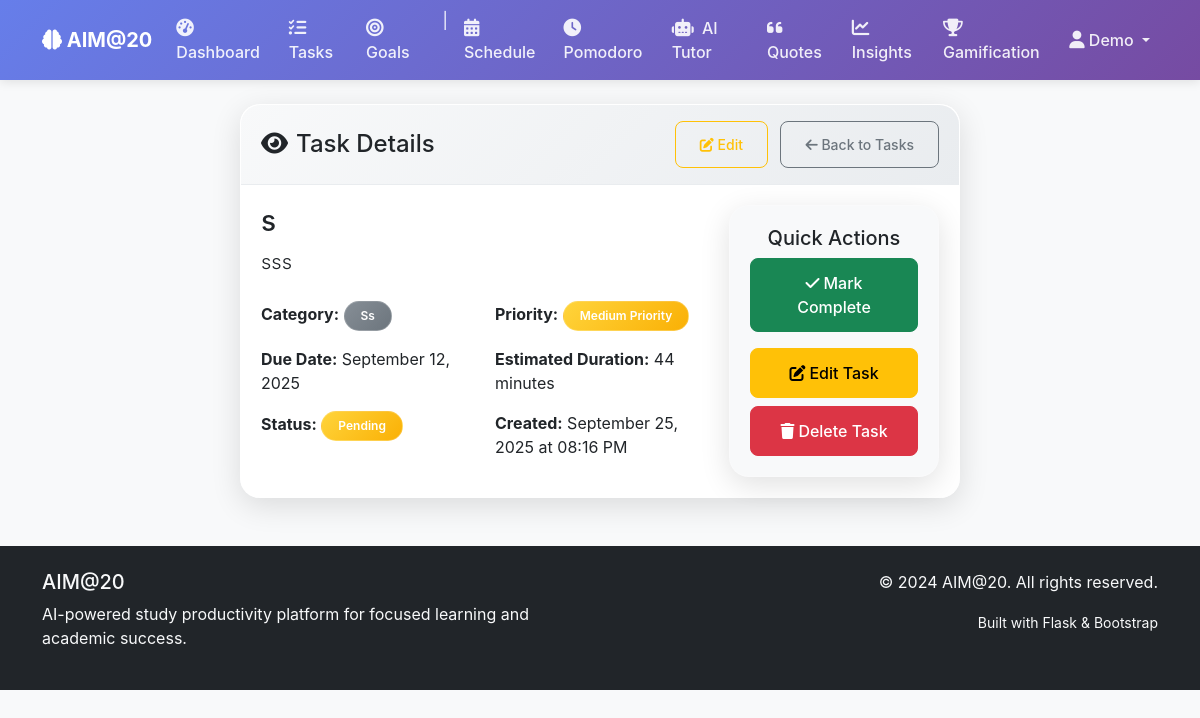
The app's page /tasks/1 (signed in) with its own data.
### app/models.py (models this page shows, shortened)
class User(UserMixin, db.Model):
    id = db.Column(db.Integer, primary_key=True)
    username = db.Column(db.String(80), unique=True, nullable=False)
    email = db.Column(db.String(120), unique=True, nullable=False)
    password_hash = db.Column(db.String(128), nullable=False)
    is_admin = db.Column(db.Boolean, default=False)
    created_at = db.Column(db.DateTime, default=datetime.utcnow)
    last_login = db.Column(db.DateTime)
    tasks = db.relationship('Task', backref='user', lazy=True, cascade='all, delete-orphan')
    goals = db.relationship('Goal', backref='user', lazy=True, cascade='all, delete-orphan')
    schedules = db.relationship('Schedule', backref='user', lazy=True, cascade='all, delete-orphan')
    pomodoro_sessions = db.relationship('PomodoroSession', backref='user', lazy=True, cascade='all, delete-orphan')
    achievements = db.relationship('Achievement', backref='user', lazy=True, cascade='all, delete-orphan')
    user_settings = db.relationship('UserSettings', backref='user', lazy=True, cascade='all, delete-orphan', uselist=False)
    productivity_data = db.relationship('UserProductivity', backref='user', lazy=True, cascade='all, delete-orphan')
    ai_chats = db.relationship('AIChat', backref='user', lazy=True, cascade='all, delete-orphan')
    quizzes = db.relationship('Quiz', backref='user', lazy=True, cascade='all, delete-orphan')
    quiz_attempts = db.relationship('QuizAttempt', backref='user', lazy=True, cascade='all, delete-orphan')

class Task(db.Model):
    id = db.Column(db.Integer, primary_key=True)
    user_id = db.Column(db.Integer, db.ForeignKey('user.id'), nullable=False)
    title = db.Column(db.String(200), nullable=False)
    description = db.Column(db.Text)
    category = db.Column(db.String(50))  # e.g., 'study', 'assignment', 'review'
    priority = db.Column(db.String(10), default='medium')  # 'low', 'medium', 'high'
    due_date = db.Column(db.DateTime)
    completed = db.Column(db.Boolean, default=False)
    completed_at = db.Column(db.DateTime)
    estimated_duration = db.Column(db.Integer)  # in minutes
    actual_duration = db.Column(db.Integer)  # in minutes
    order = db.Column(db.Integer, default=0)  # For drag & drop ordering
    goal_id = db.Column(db.Integer, db.ForeignKey('goal.id'), nullable=True)  # Link to goal
    created_at = db.Column(db.DateTime, default=datetime.utcnow)
    goal = db.relationship('Goal', backref=db.backref('tasks', lazy=True, cascade='all, delete-orphan'))
    schedule_tasks = db.relationship('ScheduleTask', back_populates='task', cascade='all, delete-orphan')
    pomodoro_sessions = db.relationship('PomodoroSession', backref='task', lazy=True, cascade='all, delete-orphan')

### app/routes/tasks.py (the view)
@tasks_bp.route('/<int:task_id>')
@login_required
def view(task_id):
    task = Task.query.filter_by(id=task_id, user_id=current_user.id).first_or_404()
    return render_template('tasks/view.html', title=task.title, task=task)

### app/templates/tasks/view.html
{% extends "base.html" %}
{% block content %}
<div class="container">
    <div class="row justify-content-center">
        <div class="col-md-8">
            <div class="card">
                <div class="card-header d-flex justify-content-between align-items-center">
                    <h4 class="mb-0"><i class="fas fa-eye me-2"></i>Task Details</h4>
                    <div>
                        <a href="{{ url_for('tasks.edit', task_id=task.id) }}" class="btn btn-sm btn-outline-warning me-2">
                            <i class="fas fa-edit"></i> Edit
                        </a>
                        <a href="{{ url_for('tasks.index') }}" class="btn btn-sm btn-outline-secondary">
                            <i class="fas fa-arrow-left"></i> Back to Tasks
                        </a>
                    </div>
                </div>
                <div class="card-body">
                    <div class="row">
                        <div class="col-md-8">
                            <h3 class="{% if task.completed %}text-decoration-line-through text-muted{% endif %}">
                                {{ task.title }}
                            </h3>
                            {% if task.description %}
                            <p class="lead">{{ task.description }}</p>
                            {% endif %}
                            <div class="row mt-4">
                                {% if task.category %}
                                <div class="col-sm-6 mb-3">
                                    <strong>Category:</strong>
                                    <span class="badge bg-secondary">{{ task.category.title() }}</span>
                                </div>
                                {% endif %}
                                <div class="col-sm-6 mb-3">
                                    <strong>Priority:</strong>
                                    <span class="badge bg-{{ 'danger' if task.priority == 'high' else 'warning' if task.priority == 'medium' else 'success' }}">
                                        {{ task.priority.title() }} Priority
                                    </span>
                                </div>
                                {% if task.due_date %}
                                <div class="col-sm-6 mb-3">
                                    <strong>Due Date:</strong>
                                    {{ task.due_date.strftime('%B %d, %Y') }}
                                </div>
                                {% endif %}
                                {% if task.estimated_duration %}
                                <div class="col-sm-6 mb-3">
                                    <strong>Estimated Duration:</strong>
                                    {{ task.estimated_duration }} minutes
                                </div>
                                {% endif %}
                                <div class="col-sm-6 mb-3">
                                    <strong>Status:</strong>
                                    <span class="badge bg-{{ 'success' if task.completed else 'warning' }}">
                                        {{ 'Completed' if task.completed else 'Pending' }}
                                    </span>
                                </div>
                                <div class="col-sm-6 mb-3">
                                    <strong>Created:</strong>
                                    {{ task.created_at.strftime('%B %d, %Y at %I:%M %p') }}
                                </div>
                            </div>
                        </div>
                        <div class="col-md-4">
                            <div class="card bg-light">
                                <div class="card-body text-center">
                                    <h5>Quick Actions</h5>
                                    {% if not task.completed %}
                                    <form method="POST" action="{{ url_for('tasks.complete', task_id=task.id) }}" class="mb-3">
                                        <button type="submit" class="btn btn-success w-100">
                                            <i class="fas fa-check me-1"></i>Mark Complete
                                        </button>
                                    </form>
                                    {% endif %}
                                    <div class="d-grid gap-2">
                                        <a href="{{ url_for('tasks.edit', task_id=task.id) }}" class="btn btn-warning">
                                            <i class="fas fa-edit me-1"></i>Edit Task
                                        </a>
                                        <form method="POST" action="{{ url_for('tasks.delete', task_id=task.id) }}"
                                              onsubmit="return confirm('Are you sure you want to delete this task?')">
                                            <button type="submit" class="btn btn-danger w-100">
                                                <i class="fas fa-trash me-1"></i>Delete Task
                                            </button>
                                        </form>
                                    </div>
                                </div>
                            </div>
                        </div>
                    </div>
                </div>
            </div>
        </div>
    </div>
</div>
{% endblock %}

### app/templates/base.html (shortened to what this page needs)
<!DOCTYPE html>
<html lang="en">
<head>
    <link href="https://cdn.jsdelivr.net/npm/bootstrap@5.3.0/dist/css/bootstrap.min.css" rel="stylesheet">
    <link rel="stylesheet" href="https://cdnjs.cloudflare.com/ajax/libs/font-awesome/6.4.0/css/all.min.css">
    <link rel="stylesheet" href="{{ url_for('static', filename='css/style.css') }}">
</head>
<body>
    <nav class="navbar navbar-expand-lg navbar-dark bg-primary">
        <div class="container">
            <a class="navbar-brand" href="{{ url_for('main.index') }}">
                <i class="fas fa-brain"></i> AIM@20
            </a>
            <div class="collapse navbar-collapse" id="navbarNav">
                <ul class="navbar-nav me-auto">
                    {% if current_user.is_authenticated %}
                        <li class="nav-item">
                            <a class="nav-link {% if request.endpoint == 'main.dashboard' %}active{% endif %}" href="{{ url_for('main.dashboard') }}"
                               data-bs-toggle="tooltip" data-bs-placement="bottom" title="Your productivity dashboard">
                                <i class="fas fa-tachometer-alt me-1"></i>
                                <span class="d-none d-lg-inline">Dashboard</span>
                            </a>
                        </li>
                        <li class="nav-item">
                            <a class="nav-link" href="{{ url_for('tasks.index') }}" data-bs-toggle="tooltip" data-bs-placement="bottom" title="Manage your study tasks">
                                <i class="fas fa-tasks me-1"></i>
                                <span class="d-none d-lg-inline">Tasks</span>
                            </a>
                        </li>
                        <li class="nav-item">
                            <a class="nav-link " href="{{ url_for('goals.index') }}" data-bs-toggle="tooltip" data-bs-placement="bottom" title="Track your study goals">
                                <i class="fas fa-bullseye me-1"></i>
                                <span class="d-none d-lg-inline">Goals</span>
                            </a>
                        </li>
                        <li class="nav-item"><span class="navbar-text text-white mx-2">|</span></li>
                        <li class="nav-item">
                            <a class="nav-link " href="{{ url_for('schedules.index') }}" data-bs-toggle="tooltip" data-bs-placement="bottom" title="AI-generated study schedules">
                                <i class="fas fa-calendar-alt me-1"></i>
                                <span class="d-none d-lg-inline">Schedule</span>
                            </a>
                        </li>
                        <li class="nav-item">
                            <a class="nav-link " href="{{ url_for('pomodoro.index') }}" data-bs-toggle="tooltip" data-bs-placement="bottom" title="Focus timer with Pomodoro technique">
                                <i class="fas fa-clock me-1"></i>
                                <span class="d-none d-lg-inline">Pomodoro</span>
                            </a>
                        </li>
                        <li class="nav-item">
                            <a class="nav-link " href="{{ url_for('ai_tutor.index') }}" data-bs-toggle="tooltip" data-bs-placement="bottom" title="AI-powered study assistance">
                                <i class="fas fa-robot me-1"></i>
                                <span class="d-none d-lg-inline">AI Tutor</span>
                            </a>
                        </li>
                        <li class="nav-item">
                            <a class="nav-link " href="{{ url_for('quotes.index') }}" data-bs-toggle="tooltip" data-bs-placement="bottom" title="Motivational quotes collection">
                                <i class="fas fa-quote-left me-1"></i>
                                <span class="d-none d-lg-inline">Quotes</span>
                            </a>
                        </li>
                        <li class="nav-item">
                            <a class="nav-link " href="{{ url_for('insights.index') }}" data-bs-toggle="tooltip" data-bs-placement="bottom" title="Productivity analytics and insights">
                                <i class="fas fa-chart-line me-1"></i>
                                <span class="d-none d-lg-inline">Insights</span>
                            </a>
                        </li>
                        <li class="nav-item">
                            <a class="nav-link " href="{{ url_for('gamification.index') }}" data-bs-toggle="tooltip" data-bs-placement="bottom" title="Badges, streaks, and achievements">
                                <i class="fas fa-trophy me-1"></i>
                                <span class="d-none d-lg-inline">Gamification</span>
                            </a>
                        </li>
                    {% endif %}
                </ul>
                <ul class="navbar-nav">
                    {% if current_user.is_authenticated %}
                        <li class="nav-item dropdown">
                            <a class="nav-link dropdown-toggle" href="#" id="userDropdown" role="button" data-bs-toggle="dropdown">
                                <i class="fas fa-user"></i> {{ current_user.username }}
                            </a>
                        </li>
                    {% endif %}
                </ul>
            </div>
        </div>
    </nav>
    <main class="container mt-4">
        {% block content %}{% endblock %}
    </main>
    <footer class="bg-dark text-light mt-5 py-4">
        <div class="container">
            <div class="row">
                <div class="col-md-6">
                    <h5>AIM@20</h5>
                    <p>AI-powered study productivity platform for focused learning and academic success.</p>
                </div>
                <div class="col-md-6 text-md-end">
                    <p>&copy; 2024 AIM@20. All rights reserved.</p>
                    <p><small>Built with Flask & Bootstrap</small></p>
                </div>
            </div>
        </div>
    </footer>
</body>
</html>

### records on screen
User: username "Demo"
Task: title "s", description "sss", category "Ss", priority "Medium", due_date "September 12, 2025", estimated_duration "44", completed "Pending", created_at "September 25, 2025 at 08:16 PM"
